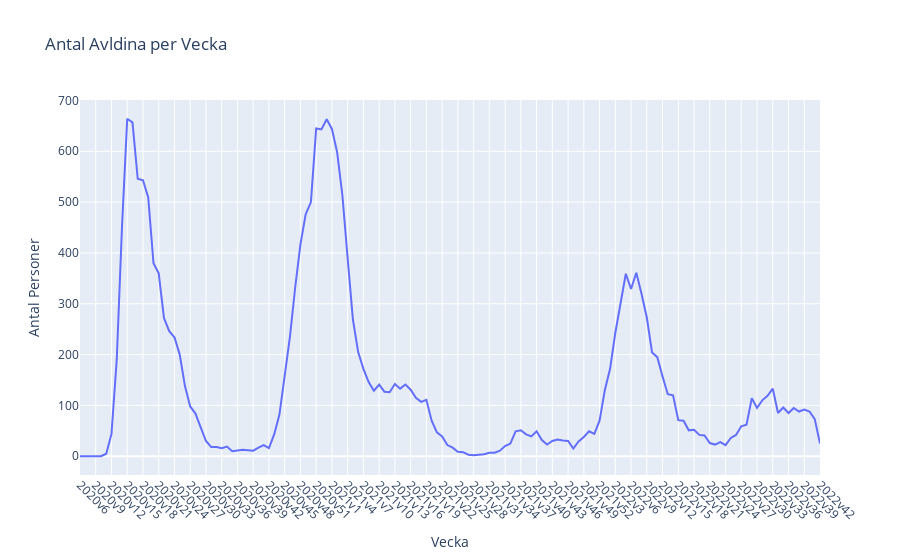

Notebook code for this chart:
### Markdown cell above
# Plotly express plotting C-F

### Code cell
fig = px.line(df, x = "Vecka", y = "Antal_avlidna_vecka", title = "Antal Avldina per Vecka")
fig.update_layout(yaxis_title = "Antal Personer")
fig.update_xaxes(tickangle=45)
fig.show()

### Figure 1 — Plotly figure (JSON) as saved in the notebook; plotly's stock layout.template omitted (floating-point values rounded to 4 significant figures; data arrays with more than 128 entries replaced by an {"elided": "..."} marker saying what was removed)
{"data": [{"hovertemplate": "Vecka=%{x}<br>Antal_avlidna_vecka=%{y}<extra></extra>", "legendgroup": "", "line": {"color": "#636efa", "dash": "solid"}, "marker": {"symbol": "circle"}, "mode": "lines", "name": "", "orientation": "v", "showlegend": false, "type": "scatter", "x": {"elided": "142 str values"}, "xaxis": "x", "y": {"elided": "142 int values"}, "yaxis": "y"}], "layout": {"legend": {"tracegroupgap": 0}, "title": {"text": "Antal Avldina per Vecka"}, "xaxis": {"anchor": "y", "domain": [0, 1], "tickangle": 45, "title": {"text": "Vecka"}}, "yaxis": {"anchor": "x", "domain": [0, 1], "title": {"text": "Antal Personer"}}}}
